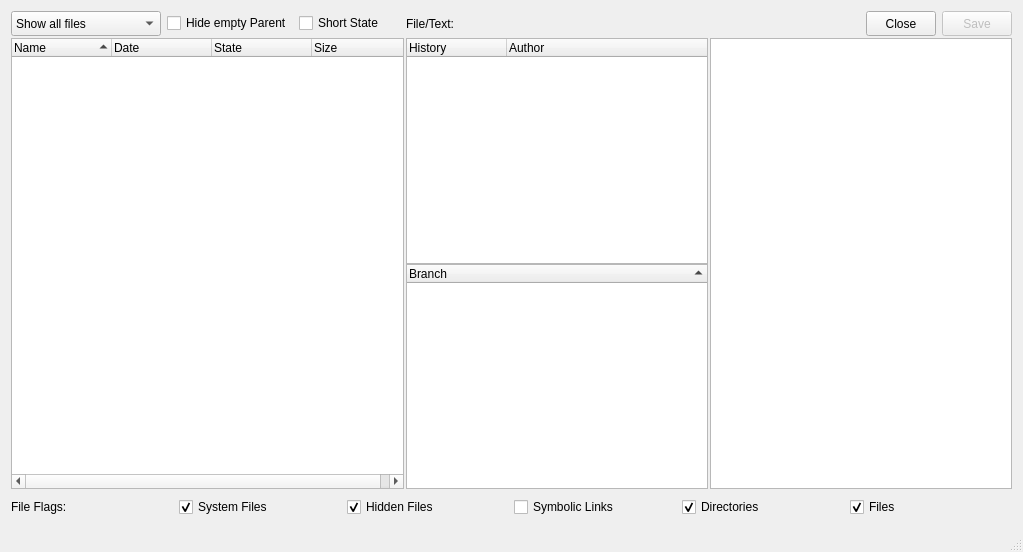
<?xml version="1.0" encoding="UTF-8"?>
<ui version="4.0">
 <class>MainWindow</class>
 <widget class="QMainWindow" name="MainWindow">
  <property name="geometry">
   <rect>
    <x>0</x>
    <y>0</y>
    <width>1023</width>
    <height>552</height>
   </rect>
  </property>
  <property name="windowTitle">
   <string>Git View</string>
  </property>
  <property name="windowIcon">
   <iconset theme="Git" resource="resource.qrc">
    <normaloff>:/resource/logo@2x.png</normaloff>:/resource/logo@2x.png</iconset>
  </property>
  <property name="locale">
   <locale language="English" country="UnitedStates"/>
  </property>
  <property name="iconSize">
   <size>
    <width>98</width>
    <height>92</height>
   </size>
  </property>
  <property name="documentMode">
   <bool>false</bool>
  </property>
  <property name="dockOptions">
   <set>QMainWindow::AllowTabbedDocks|QMainWindow::AnimatedDocks</set>
  </property>
  <widget class="QWidget" name="centralWidget">
   <property name="sizePolicy">
    <sizepolicy hsizetype="Expanding" vsizetype="Expanding">
     <horstretch>1</horstretch>
     <verstretch>1</verstretch>
    </sizepolicy>
   </property>
   <property name="minimumSize">
    <size>
     <width>905</width>
     <height>455</height>
    </size>
   </property>
   <layout class="QVBoxLayout" name="topLayout">
    <item>
     <layout class="QHBoxLayout" name="horizontalLayoutTool">
      <property name="topMargin">
       <number>0</number>
      </property>
      <property name="bottomMargin">
       <number>0</number>
      </property>
     </layout>
    </item>
    <item>
     <layout class="QHBoxLayout" name="horizontalLayout">
      <property name="spacing">
       <number>2</number>
      </property>
      <item>
       <layout class="QVBoxLayout" name="verticalLayoutForTreeView">
        <property name="spacing">
         <number>2</number>
        </property>
        <property name="leftMargin">
         <number>0</number>
        </property>
        <property name="topMargin">
         <number>0</number>
        </property>
        <property name="rightMargin">
         <number>0</number>
        </property>
        <property name="bottomMargin">
         <number>0</number>
        </property>
        <item>
         <layout class="QHBoxLayout" name="horizontalLayoutForTreeViewHead">
          <property name="topMargin">
           <number>0</number>
          </property>
          <property name="bottomMargin">
           <number>0</number>
          </property>
          <item>
           <widget class="QComboBox" name="comboShowItems">
            <property name="minimumSize">
             <size>
              <width>150</width>
              <height>25</height>
             </size>
            </property>
            <property name="maximumSize">
             <size>
              <width>16777215</width>
              <height>33</height>
             </size>
            </property>
            <property name="toolTip">
             <string>Show files depending on git status</string>
            </property>
            <item>
             <property name="text">
              <string>Show all files</string>
             </property>
            </item>
            <item>
             <property name="text">
              <string>Show all git actions</string>
             </property>
            </item>
            <item>
             <property name="text">
              <string>Show modified</string>
             </property>
            </item>
            <item>
             <property name="text">
              <string>Show added</string>
             </property>
            </item>
            <item>
             <property name="text">
              <string>Show deleted</string>
             </property>
            </item>
            <item>
             <property name="text">
              <string>Show unknown</string>
             </property>
            </item>
            <item>
             <property name="text">
              <string>Show staged</string>
             </property>
            </item>
            <item>
             <property name="text">
              <string>Show unmerged</string>
             </property>
            </item>
           </widget>
          </item>
          <item>
           <widget class="QCheckBox" name="ckHideEmptyParent">
            <property name="maximumSize">
             <size>
              <width>150</width>
              <height>16777215</height>
             </size>
            </property>
            <property name="toolTip">
             <string>Hides parent tree item, if it does not contain entries</string>
            </property>
            <property name="text">
             <string>Hide empty Parent</string>
            </property>
           </widget>
          </item>
          <item>
           <widget class="QCheckBox" name="ckShortState">
            <property name="maximumSize">
             <size>
              <width>120</width>
              <height>16777215</height>
             </size>
            </property>
            <property name="toolTip">
             <string>Show short git status</string>
            </property>
            <property name="text">
             <string>Short State</string>
            </property>
           </widget>
          </item>
         </layout>
        </item>
        <item>
         <widget class="QTreeWidget" name="treeSource">
          <property name="toolTip">
           <string>Show file and folder tree of git folder</string>
          </property>
          <property name="sortingEnabled">
           <bool>true</bool>
          </property>
          <property name="columnCount">
           <number>4</number>
          </property>
          <column>
           <property name="text">
            <string>Name</string>
           </property>
          </column>
          <column>
           <property name="text">
            <string>Date</string>
           </property>
          </column>
          <column>
           <property name="text">
            <string>State</string>
           </property>
          </column>
          <column>
           <property name="text">
            <string>Size</string>
           </property>
          </column>
         </widget>
        </item>
       </layout>
      </item>
      <item>
       <layout class="QVBoxLayout" name="verticalLayoutForTextBrowser">
        <property name="spacing">
         <number>2</number>
        </property>
        <property name="leftMargin">
         <number>0</number>
        </property>
        <property name="rightMargin">
         <number>0</number>
        </property>
        <item>
         <layout class="QHBoxLayout" name="horizontalLayoutForTextBrowserHead">
          <property name="topMargin">
           <number>0</number>
          </property>
          <property name="bottomMargin">
           <number>0</number>
          </property>
          <item>
           <widget class="QLabel" name="labelHeader">
            <property name="maximumSize">
             <size>
              <width>60</width>
              <height>16777215</height>
             </size>
            </property>
            <property name="text">
             <string>File/Text:</string>
            </property>
           </widget>
          </item>
          <item>
           <widget class="QLabel" name="labelFilePath">
            <property name="minimumSize">
             <size>
              <width>400</width>
              <height>0</height>
             </size>
            </property>
            <property name="toolTip">
             <string>shows filename of opened file</string>
            </property>
            <property name="text">
             <string/>
            </property>
            <property name="wordWrap">
             <bool>true</bool>
            </property>
           </widget>
          </item>
          <item>
           <widget class="QPushButton" name="btnCloseText">
            <property name="minimumSize">
             <size>
              <width>70</width>
              <height>25</height>
             </size>
            </property>
            <property name="maximumSize">
             <size>
              <width>70</width>
              <height>25</height>
             </size>
            </property>
            <property name="toolTip">
             <string>Close file or text view</string>
            </property>
            <property name="text">
             <string>Close</string>
            </property>
           </widget>
          </item>
          <item>
           <widget class="QPushButton" name="btnStoreText">
            <property name="enabled">
             <bool>false</bool>
            </property>
            <property name="minimumSize">
             <size>
              <width>70</width>
              <height>25</height>
             </size>
            </property>
            <property name="maximumSize">
             <size>
              <width>70</width>
              <height>25</height>
             </size>
            </property>
            <property name="toolTip">
             <string>Save changed text to file</string>
            </property>
            <property name="text">
             <string>Save</string>
            </property>
           </widget>
          </item>
         </layout>
        </item>
        <item>
         <layout class="QHBoxLayout" name="horizontalLayoutHistoryAndText">
          <property name="spacing">
           <number>2</number>
          </property>
          <property name="sizeConstraint">
           <enum>QLayout::SetDefaultConstraint</enum>
          </property>
          <property name="leftMargin">
           <number>0</number>
          </property>
          <property name="topMargin">
           <number>0</number>
          </property>
          <property name="rightMargin">
           <number>0</number>
          </property>
          <property name="bottomMargin">
           <number>0</number>
          </property>
          <item>
           <layout class="QVBoxLayout" name="verticalLayout">
            <property name="spacing">
             <number>0</number>
            </property>
            <property name="leftMargin">
             <number>0</number>
            </property>
            <property name="rightMargin">
             <number>0</number>
            </property>
            <property name="bottomMargin">
             <number>0</number>
            </property>
            <item>
             <widget class="QHistoryTreeWidget" name="treeHistory">
              <property name="minimumSize">
               <size>
                <width>0</width>
                <height>0</height>
               </size>
              </property>
              <property name="toolTip">
               <string>Shows git history of files or folders</string>
              </property>
              <property name="selectionMode">
               <enum>QAbstractItemView::ExtendedSelection</enum>
              </property>
              <property name="selectionBehavior">
               <enum>QAbstractItemView::SelectItems</enum>
              </property>
              <column>
               <property name="text">
                <string>History</string>
               </property>
              </column>
              <column>
               <property name="text">
                <string>Author</string>
               </property>
              </column>
             </widget>
            </item>
            <item>
             <widget class="QBranchTreeWidget" name="treeBranches">
              <property name="toolTip">
               <string>Shows git branches</string>
              </property>
              <property name="selectionMode">
               <enum>QAbstractItemView::ExtendedSelection</enum>
              </property>
              <property name="selectionBehavior">
               <enum>QAbstractItemView::SelectItems</enum>
              </property>
              <property name="sortingEnabled">
               <bool>true</bool>
              </property>
              <column>
               <property name="text">
                <string>Branch</string>
               </property>
              </column>
             </widget>
            </item>
           </layout>
          </item>
          <item>
           <widget class="QTextBrowser" name="textBrowser">
            <property name="toolTip">
             <string>Shows git command results or
File content opened with double click</string>
            </property>
            <property name="undoRedoEnabled">
             <bool>true</bool>
            </property>
            <property name="readOnly">
             <bool>false</bool>
            </property>
           </widget>
          </item>
         </layout>
        </item>
       </layout>
      </item>
     </layout>
    </item>
    <item>
     <layout class="QHBoxLayout" name="horizontalLayoutFlags">
      <property name="topMargin">
       <number>2</number>
      </property>
      <property name="bottomMargin">
       <number>2</number>
      </property>
      <item>
       <widget class="QLabel" name="label">
        <property name="text">
         <string>File Flags:</string>
        </property>
       </widget>
      </item>
      <item>
       <widget class="QCheckBox" name="ckSystemFiles">
        <property name="toolTip">
         <string>Show system files in git folder</string>
        </property>
        <property name="text">
         <string>System Files</string>
        </property>
        <property name="checkable">
         <bool>true</bool>
        </property>
        <property name="checked">
         <bool>true</bool>
        </property>
       </widget>
      </item>
      <item>
       <widget class="QCheckBox" name="ckHiddenFiles">
        <property name="minimumSize">
         <size>
          <width>160</width>
          <height>0</height>
         </size>
        </property>
        <property name="toolTip">
         <string>Show hidden files in git folder</string>
        </property>
        <property name="text">
         <string>Hidden Files</string>
        </property>
        <property name="checked">
         <bool>true</bool>
        </property>
       </widget>
      </item>
      <item>
       <widget class="QCheckBox" name="ckSymbolicLinks">
        <property name="toolTip">
         <string>Show symbolic links in git folder</string>
        </property>
        <property name="text">
         <string>Symbolic Links</string>
        </property>
       </widget>
      </item>
      <item>
       <widget class="QCheckBox" name="ckDirectories">
        <property name="toolTip">
         <string>Show folders in git folder</string>
        </property>
        <property name="text">
         <string>Directories</string>
        </property>
        <property name="checked">
         <bool>true</bool>
        </property>
       </widget>
      </item>
      <item>
       <widget class="QCheckBox" name="ckFiles">
        <property name="toolTip">
         <string>Show files in git folder</string>
        </property>
        <property name="text">
         <string>Files</string>
        </property>
        <property name="checked">
         <bool>true</bool>
        </property>
       </widget>
      </item>
     </layout>
    </item>
   </layout>
  </widget>
  <widget class="QStatusBar" name="statusBar"/>
  <action name="actionSelect_source_folder">
   <property name="text">
    <string>Select source folder...</string>
   </property>
  </action>
  <action name="actionSelect_Destination">
   <property name="text">
    <string>Select Destination...</string>
   </property>
  </action>
 </widget>
 <layoutdefault spacing="6" margin="11"/>
 <customwidgets>
  <customwidget>
   <class>QBranchTreeWidget</class>
   <extends>QTreeWidget</extends>
   <header location="global">qbranchtreewidget.h</header>
  </customwidget>
  <customwidget>
   <class>QHistoryTreeWidget</class>
   <extends>QTreeWidget</extends>
   <header location="global">qhistorytreewidget.h</header>
  </customwidget>
 </customwidgets>
 <resources>
  <include location="resource.qrc"/>
 </resources>
 <connections/>
</ui>
